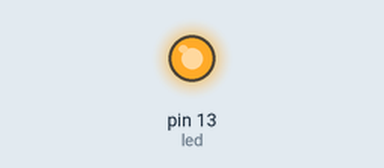
Simulated run of this sketch. Board: Arduino Uno, built with avr-gcc and run on an emulated ATmega328P. On the bench: output pins drawn as LEDs (lit = HIGH). What the sketch prints to the serial monitor is not drawn.

Above: at 2.5 s.
At 7.5 s:
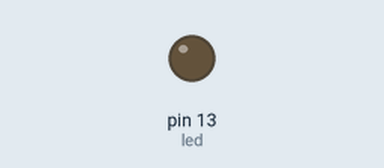
Timing chart, 0 to 13.0 s (numbered marks = the images above):
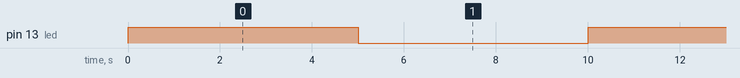

Measured:
- by itself, pin 13 (led): alternates HIGH for 5.0 s and LOW for 5.0 s

The sketch:

xbee_api_frame.ino
```cpp
int led = 13;                           //  set pin 13 as led

void setup() {                          //  start setup
pinMode(led, OUTPUT);                   //  set led as output
Serial.begin(9600);                     //  Start serial comm
}

void loop() {
  digitalWrite(led, HIGH);               // turn on led
  setRemoteState(0x05);
  delay(5000);
  digitalWrite(led, LOW);
  setRemoteState(0x04);
  delay(5000);
}

void setRemoteState(char value) {
  Serial.write(0x7E);                      //  start byte
  Serial.write((byte)0x00);                //  high part of lenght (always zero);
  Serial.write(0x10);                      //  low part of lenght (the number of bytes that follow)
  Serial.write(0x17);                      //  0X17 is a remote AT command
  Serial.write((byte)0x00);                //  frame id set to zero for no replay

                                           //  ID or recipient, or use 0xFFFF for broadcast
  Serial.write((byte)0x00);
  Serial.write((byte)0x00);
  Serial.write((byte)0x00);
  Serial.write((byte)0x00);
  Serial.write((byte)0x00);
  Serial.write((byte)0x00);
  Serial.write((byte)0x00);
  Serial.write((byte)0x00);
  Serial.write(0xFF);
  Serial.write(0xFF);                       //  0xFF for broadcast

  //16 bits of recipient or 0xFFFE

  Serial.write(0xFF);
  Serial.write(0xFE);

  Serial.write(0x02);                        //  0x02 to apply changes immediatly

  //command name in ASCII characters
  Serial.write(0x44);
  Serial.write(0x33);

  //command data in as many bytes as needed
  Serial.write(value);

  //checksum is all bytes after lenght
  long sum = 0x17 + 0xFF + 0xFF + 0xFF + 0xFE + 0x02 + 0x44 + 0x33 + value;
  Serial.write ( 0xFF - ( sum & 0xFF));      // calculate the checksum
}
```
